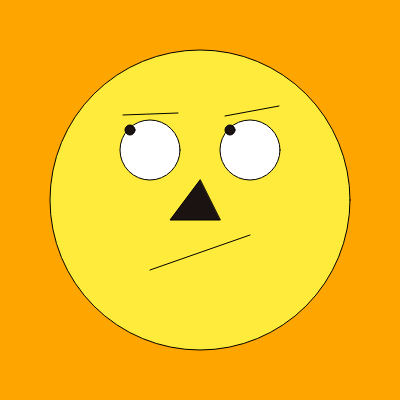
Frame 1 (no input)
Frame 60 (no input): identical to frame 1, image omitted
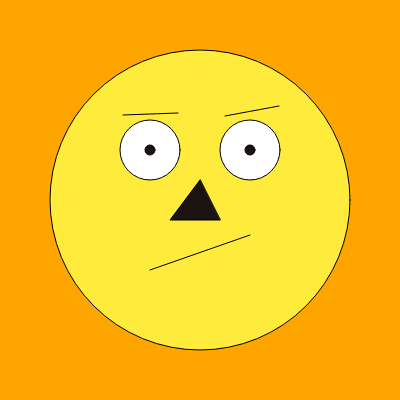
Frame 120 (the mouse pressed at the canvas centre since frame 60)

The p5.js sketch that drew these frames (run headless with seeded random() and noise() and a simulated clock; from frame 60 on, the mouse is pressed at the canvas centre):

// p5.js sketch
// ── sketch.js
function setup() {
  createCanvas(400, 400);
}
let olhosY
let olhosX

function draw() {
  background("orange");
  fill("#FFEB3B")
   circle(200,200,300)  // rosto
  fill("white")
  circle(150,150,60)  // olho esquerdo
  circle(250,150,60)  // olho direito
  line(150,270,250,235)  // boca
  fill("rgb(27,18,18)")
  triangle(200,180,170,220,220,220)  // nariz
  line(123,115,178,113)  // sobracelha esquerda
  line(225,116,279,106)  // sobracelha direita
  // circle(150,150,10)  // pupila esquerda
  // circle(250,150,10)  // pupila direita
  
  olhoX = map(mouseX,0,400,130,170)
  olhoY = map(mouseY,0,400,130,170)
    
  circle(olhoX,olhoY,10)
  circle(olhoX+100,olhoY,10)
  if(mouseIsPressed)
    console.log(mouseX,mouseY)
  
}
